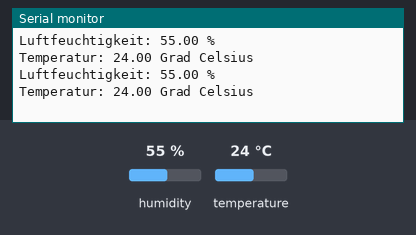
This sketch was run on a simulated Arduino Uno, built with avr-gcc and run on an emulated ATmega328P. Shown: the last lines printed to the serial monitor. The inputs (shaded band) are chosen by the test bench; at power-on: humidity 55 %, temperature 24 °C.

Above: at 4.8 s.
4.9 s: humidity set to 22 %
At 7.5 s:
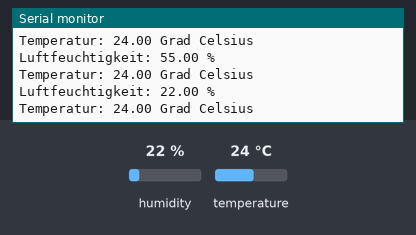
7.9 s: temperature set to 12 °C
At 9.2 s:
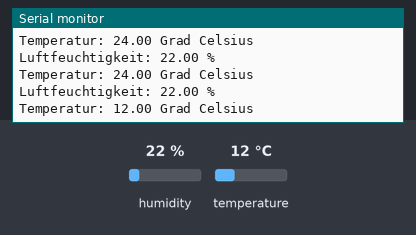
10.9 s: humidity set to 40 %
At 12.8 s:
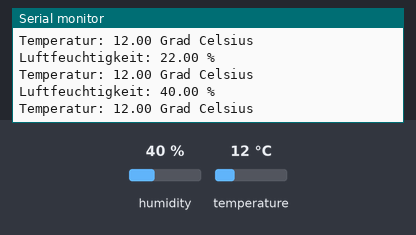
Timing chart, 0 to 14.3 s (numbered marks = the images above; inputs shaded):
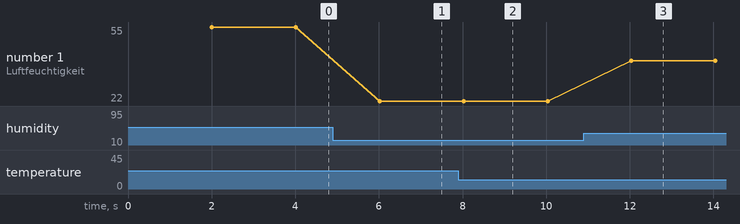

Measured:
- after the input at 4.9 s, the serial monitor: prints a new line after 1.1 s (image 1)
- after the input at 7.9 s, the serial monitor: prints a new line after 0.15 s (image 2)
- after the input at 10.9 s, the serial monitor: prints a new line after 1.1 s (image 3)
- plotted number 1: 55 → 22 after the input at 4.9 s, 22 → 40 after the input at 10.9 s

The sketch:

Temperatursensor.ino
```cpp
#include <DHT.h>
#include <DHT_U.h>

#define DHTPIN 2 //Der Sensor wird an PIN 2 angeschlossen

#define DHTTYPE DHT22
// Es handelt sich um den DHT11 / DHT22 Sensor

DHT dht(DHTPIN, DHTTYPE); //Der Sensor wird ab jetzt mit „dth“ angesprochen

void setup() {
  Serial.begin(9600); //Serielle Verbindung starten

  dht.begin(); //DHT11 Sensor starten
}

void loop() {

  delay(2000); //Zwei Sekunden Vorlaufzeit bis zur Messung (der Sensor ist etwas träge)


  float Luftfeuchtigkeit = dht.readHumidity(); //die Luftfeuchtigkeit auslesen und unter „Luftfeutchtigkeit“ speichern

  float Temperatur = dht.readTemperature();//die Temperatur auslesen und unter „Temperatur“ speichern

  Serial.print("Luftfeuchtigkeit: "); //Im seriellen Monitor den Text und
  Serial.print(Luftfeuchtigkeit); //die Dazugehörigen Werte anzeigen
  Serial.println(" %");
  Serial.print("Temperatur: ");
  Serial.print(Temperatur);
  Serial.println(" Grad Celsius");

}
```
